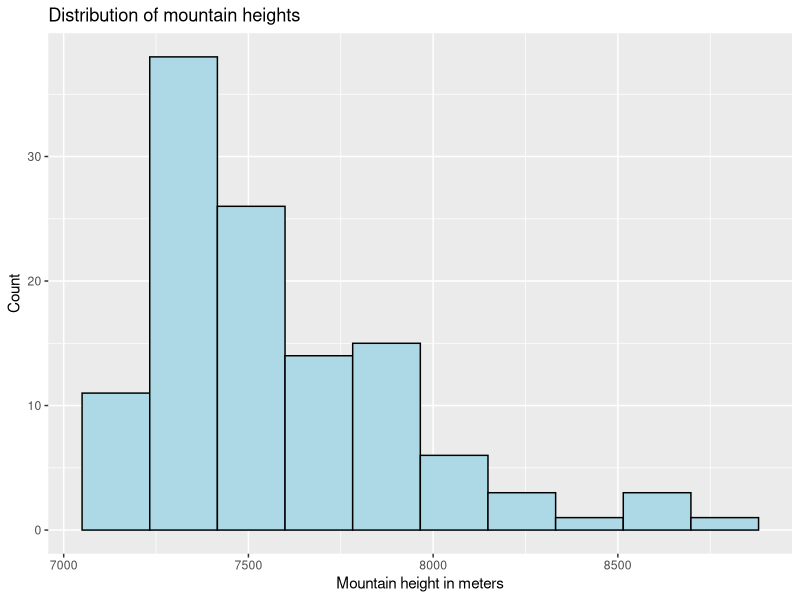
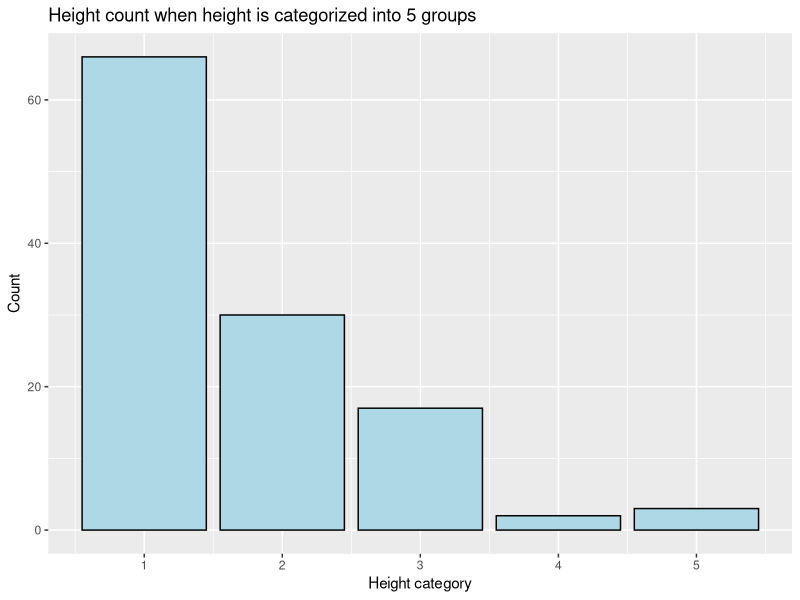
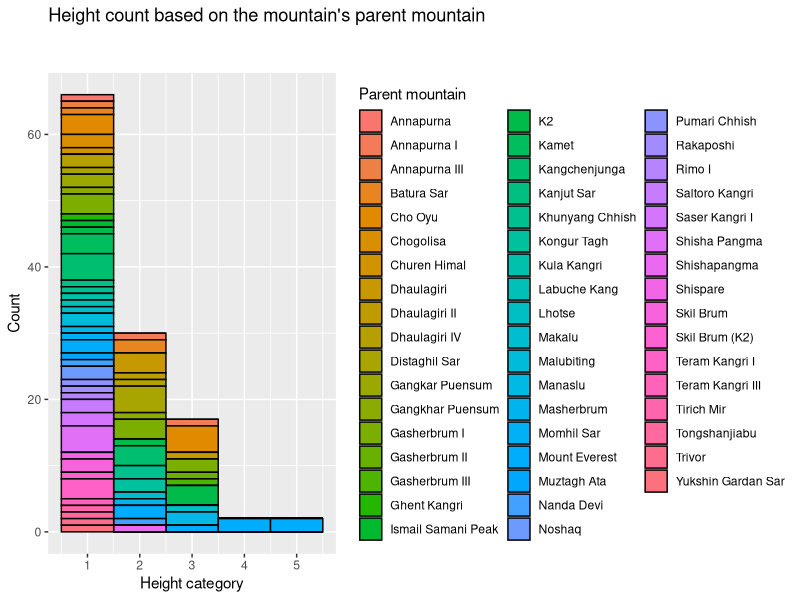
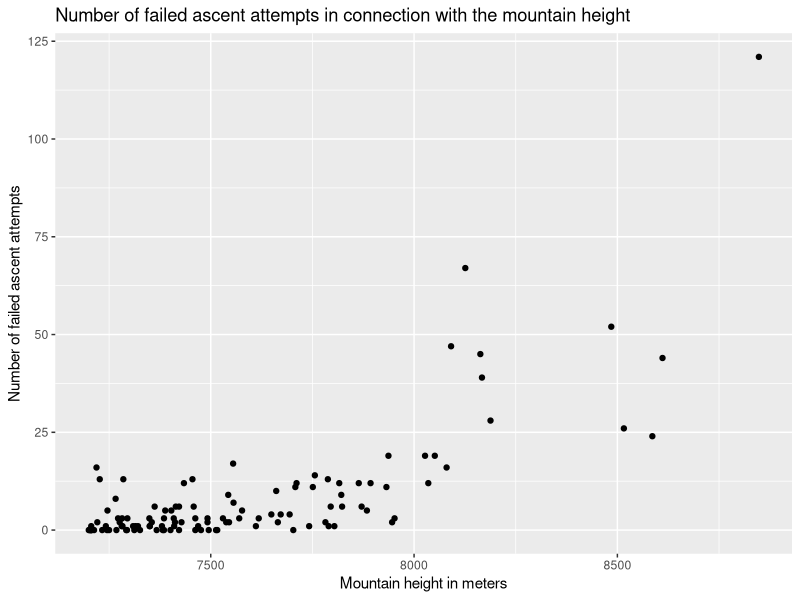
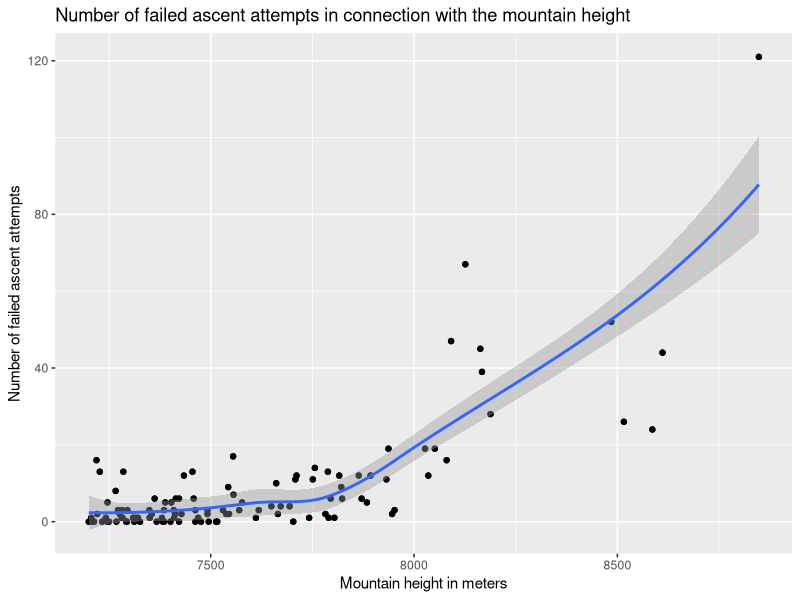
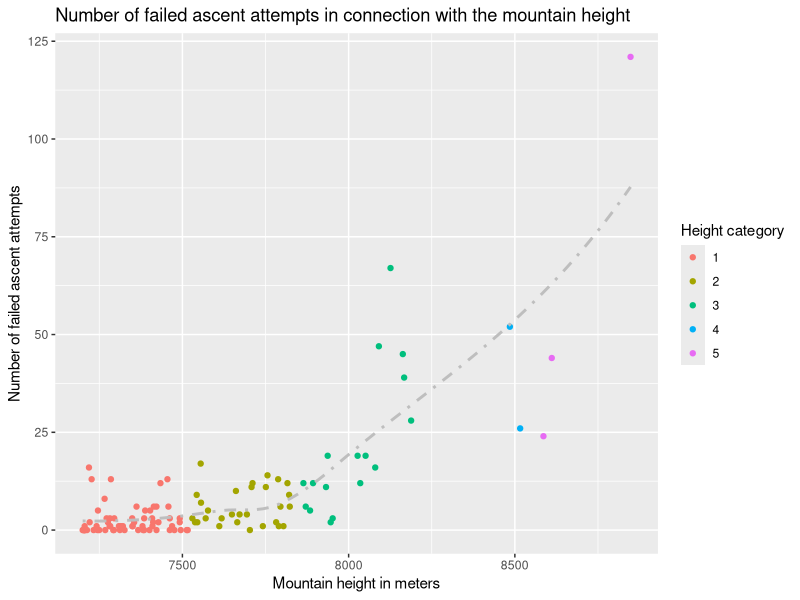
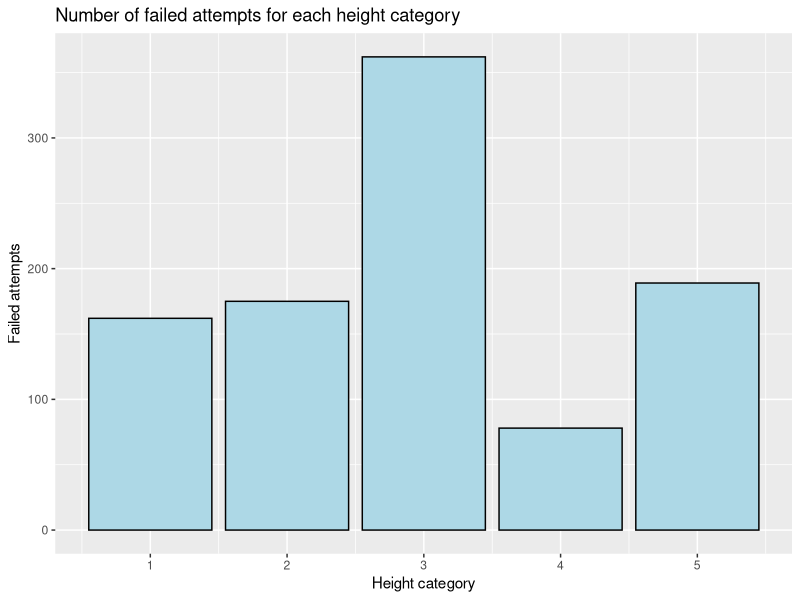
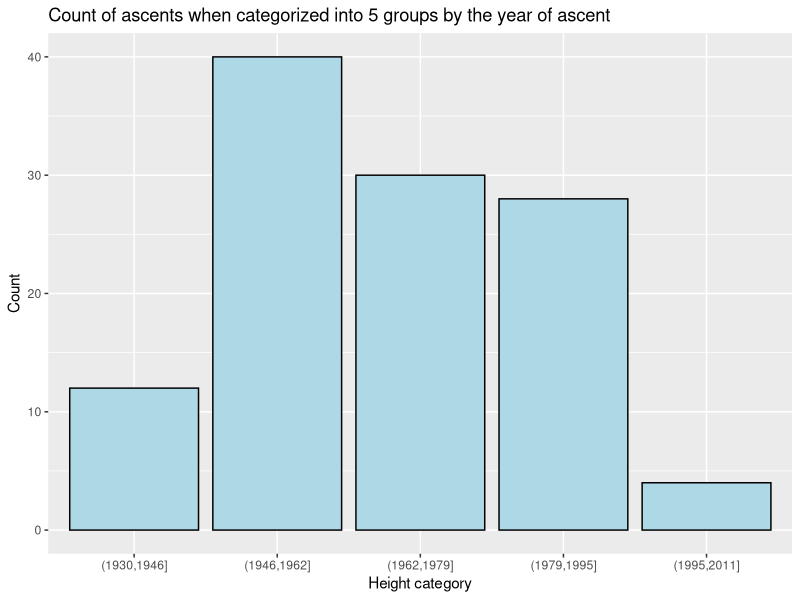

Source code (R) for these figures, in order:
## ---- chunk 1
knitr::opts_chunk$set(echo = TRUE)
library(tidyverse)
library(stringr)
library(ggplot2)
options(warn = 0)
## ---- chunk 2
hm <- read.csv("../data/HighestMountains.csv", stringsAsFactors = F, header = T, na.strings = '')
hm <- tbl_df(hm)
head(hm)
glimpse(hm)
summary(hm)
## ---- chunk 3
hm <- mutate(hm, HeightCategory = cut(Height..m., 5, labels = F))
hm <- mutate(hm, RankCategory = ntile(Rank, 5))
hm$First.ascent <- as.integer(sub('unclimbed', NaN, hm$First.ascent))
hm <- mutate(hm, FirstClimbCategory = cut(First.ascent, 5, dig.lab = 4, na.rm = T))
## ---- chunk 4
options(warn = -1)
graph <- ggplot(hm, aes(x = Height..m.)) + geom_histogram(bins = 10, fill = 'light blue', color = 'black') + labs(x = 'Mountain height in meters', y = 'Count', title = 'Distribution of mountain heights')
#ggsave(plot = graph, filename="../figures/MountainHeights.png")
graph
## ---- chunk 5
graph <- ggplot(hm, aes(x = HeightCategory)) + geom_histogram(bins = 5, stat = 'count', fill = 'light blue', color = 'black') + labs(x = 'Height category', y = 'Count', title = 'Height count when height is categorized into 5 groups')
#ggsave(plot = graph, filename="../figures/MountainHeights5groups.png")
graph
## ---- chunk 6
filter(hm, !is.na(hm$Parent.mountain)) %>% ggplot(aes(x = HeightCategory, fill = Parent.mountain)) + geom_histogram(bins = 5, color = 'black') + labs(fill = 'Parent mountain', x = 'Height category', y = 'Count', title = 'Height count based on the mountain\'s parent mountain\n\n') -> graph
#ggsave(plot = graph, filename="../figures/MountainHeightsByParent.png")
graph
## ---- chunk 7
graph <- ggplot(hm, aes(x = Height..m., y = Failed.attempts.bef..2004)) + geom_point(na.rm = TRUE) + labs(x = 'Mountain height in meters', y = 'Number of failed ascent attempts', title = 'Number of failed ascent attempts in connection with the mountain height')
#ggsave(plot = graph, filename="../figures/FailedAscentAttemptsPoints.png")
graph
## ---- chunk 8
graph + geom_point(na.rm = TRUE) + stat_smooth(na.rm = TRUE, method = 'loess') -> graph2
#ggsave(plot = graph2, filename="../figures/FailedAscentAttemptsPointsLoess.png")
graph2
## ---- chunk 9
graph <- ggplot(hm, aes(x = hm$Height..m., y = hm$Failed.attempts.bef..2004, color = as.factor(HeightCategory))) + geom_point(na.rm = TRUE) + geom_smooth(na.rm = TRUE, aes(x = hm$Height..m., y = hm$Failed.attempts.bef..2004), method = 'loess', linetype = 4, color = "grey", se = FALSE, inherit.aes = FALSE) + labs(x = 'Mountain height in meters', y = 'Number of failed ascent attempts', title = 'Number of failed ascent attempts in connection with the mountain height', color = 'Height category')
#ggsave(plot = graph, filename="../figures/FailedAscentAttemptsPointsLoessColor.png")
graph
## ---- chunk 10
options(warn = -1)
hm %>% group_by(HeightCategory) -> groupedByHC
summarise(groupedByHC, countOfFailures = sum(Failed.attempts.bef..2004, na.rm = T)) -> groupedByHC
graph <- ggplot(groupedByHC, aes(groupedByHC$HeightCategory, groupedByHC$countOfFailures)) + geom_col(fill = 'light blue', color = 'black') + labs(x = 'Height category', y = 'Failed attempts', title = 'Number of failed attempts for each height category')
#ggsave(plot = graph, filename="../figures/FailedAscentAttempts.png")
graph
## ---- chunk 11

filter(hm, !is.na(hm$FirstClimbCategory)) %>% ggplot(aes(FirstClimbCategory)) + geom_histogram(bins = 5, stat = 'count', na.rm = TRUE, fill = 'light blue', color = 'black') + labs(x = 'Height category', y = 'Count', title = 'Count of ascents when categorized into 5 groups by the year of ascent') -> graph
#ggsave(plot = graph, filename="../figures/YearOfAscents.png")
graph
